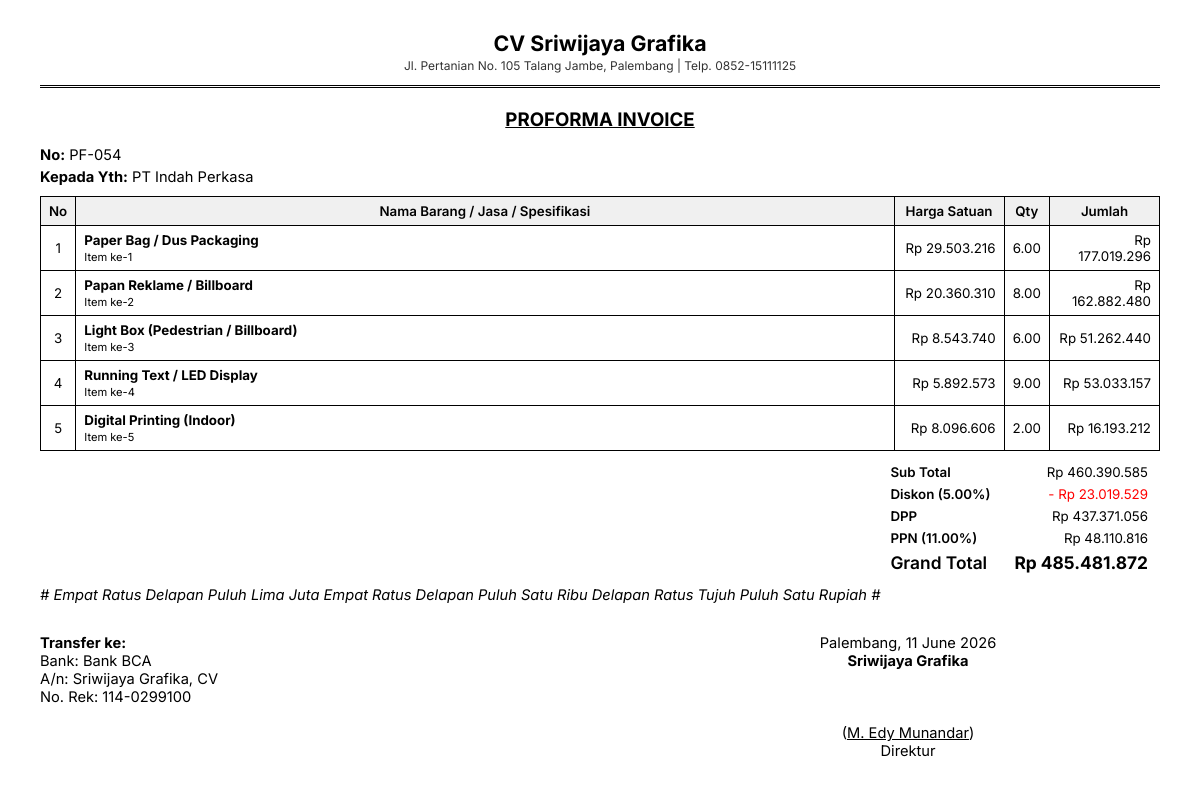
/template/proforma_invoice.php?id=73 (signed in), run on the app's committed database.
### tables this page shows
CREATE TABLE `proyek` (
  `id` int NOT NULL AUTO_INCREMENT,
  `entity_id` int DEFAULT NULL,
  `no_referensi` varchar(10) NOT NULL,
  `klien_id` int DEFAULT NULL,
  `tanggal` date NOT NULL DEFAULT (curdate()),
  `berlaku_sampai` date NOT NULL DEFAULT ((curdate() + interval 1 month)),
  `no_sp` varchar(20) DEFAULT NULL,
  `no_sk` varchar(20) DEFAULT NULL,
  `no_inv` varchar(20) DEFAULT NULL,
  `no_sj` varchar(20) DEFAULT NULL,
  `no_ba` varchar(20) DEFAULT NULL,
  `no_proforma` varchar(20) DEFAULT NULL,
  `no_inv_dp` varchar(20) DEFAULT NULL,
  `no_inv_pelunasan` varchar(20) DEFAULT NULL,
  `diskon_persen` decimal(5,2) DEFAULT '0.00',
  `ppn_persen` decimal(5,2) DEFAULT '11.00',
  `sub_total` decimal(15,2) DEFAULT '0.00',
  `dpp` decimal(15,2) DEFAULT '0.00',
  `grand_total` decimal(15,2) DEFAULT '0.00',
  `dibuat_oleh` int DEFAULT NULL,
  `is_archived` tinyint(1) DEFAULT '0',
  `created_at` timestamp NULL DEFAULT CURRENT_TIMESTAMP,
  `updated_at` timestamp NULL DEFAULT CURRENT_TIMESTAMP ON UPDATE CURRENT_TIMESTAMP,
  `dp_persen` decimal(5,1) DEFAULT '50.0',
  `waktu_pelaksanaan_hari` int DEFAULT '7',
  PRIMARY KEY (`id`),
  UNIQUE KEY `no_referensi` (`no_referensi`)
);

CREATE TABLE `entity` (
  `id` int NOT NULL AUTO_INCREMENT,
  `name` varchar(100) NOT NULL,
  `slug` varchar(50) NOT NULL,
  `logo_svg` varchar(255) DEFAULT NULL,
  `alamat` text,
  `no_telp` varchar(30) DEFAULT NULL,
  `kota` varchar(100) DEFAULT NULL,
  `kena_ppn` tinyint(1) DEFAULT '1',
  `direktur` varchar(100) DEFAULT NULL,
  `bank` varchar(100) DEFAULT NULL,
  `atas_nama` varchar(100) DEFAULT NULL,
  `no_rekening` varchar(50) DEFAULT NULL,
  `created_at` timestamp NULL DEFAULT CURRENT_TIMESTAMP,
  PRIMARY KEY (`id`),
  UNIQUE KEY `slug` (`slug`)
);

CREATE TABLE `klien` (
  `id` int NOT NULL AUTO_INCREMENT,
  `entity_id` int DEFAULT NULL,
  `nama_perusahaan` varchar(200) NOT NULL,
  `alamat` text,
  `npwp` varchar(30) DEFAULT NULL,
  `pic` varchar(100) DEFAULT NULL,
  `no_telp` varchar(30) DEFAULT NULL,
  `created_at` timestamp NULL DEFAULT CURRENT_TIMESTAMP,
  PRIMARY KEY (`id`)
);

CREATE TABLE `proyek_item` (
  `id` int NOT NULL AUTO_INCREMENT,
  `proyek_id` int NOT NULL,
  `no_urut` int NOT NULL,
  `barang_id` int DEFAULT NULL,
  `kategori` varchar(20) DEFAULT 'barang',
  `keterangan` text,
  `harga` decimal(15,2) NOT NULL,
  `qty` decimal(10,2) NOT NULL,
  `satuan` varchar(20) DEFAULT '',
  `jumlah` decimal(15,2) GENERATED ALWAYS AS ((`harga` * `qty`)) STORED,
  PRIMARY KEY (`id`)
);

CREATE TABLE `barang` (
  `id` int NOT NULL AUTO_INCREMENT,
  `entity_id` int DEFAULT NULL,
  `nama` varchar(200) NOT NULL,
  `created_at` timestamp NULL DEFAULT CURRENT_TIMESTAMP,
  PRIMARY KEY (`id`)
);

### config/functions.php (called while the page is built, shortened)
<?php
function rupiah($angka): string {
    return 'Rp ' . number_format((float)$angka, 0, ',', '.');
}
function _terbilang(int $angka): string {
    $huruf = ['', 'Satu', 'Dua', 'Tiga', 'Empat', 'Lima', 'Enam', 'Tujuh', 'Delapan', 'Sembilan', 'Sepuluh', 'Sebelas'];
    if ($angka < 12) return $huruf[$angka];
    if ($angka < 100) return _terbilang((int)($angka / 10)) . ' Puluh ' . _terbilang($angka % 10);
    if ($angka < 1000) return _terbilang((int)($angka / 100)) . ' Ratus ' . _terbilang($angka % 100);
    if ($angka < 1000000) return _terbilang((int)($angka / 1000)) . ' Ribu ' . _terbilang($angka % 1000);
    if ($angka < 1000000000) return _terbilang((int)($angka / 1000000)) . ' Juta ' . _terbilang($angka % 1000000);
    return _terbilang((int)($angka / 1000000000000)) . ' Triliun ' . _terbilang($angka % 1000000000000);
}
function terbilang($angka): string {
    return trim(_terbilang((int)abs((float)$angka))) . ' Rupiah';
}

### template/proforma_invoice.php (the view, shortened to what this page needs)
<?php
require '../config/database.php';
require '../config/functions.php';
$proyek_id = (int)($_GET['id'] ?? 0);
$stmt = $pdo->prepare("
    SELECT p.*, k.nama_perusahaan, k.alamat as klien_alamat, k.npwp as klien_npwp,
           e.name as entity_name, e.direktur, e.bank, e.atas_nama, e.no_rekening, e.alamat as entity_alamat, e.no_telp as entity_telp
    FROM proyek p
    JOIN klien k ON p.klien_id = k.id
    JOIN entity e ON p.entity_id = e.id
    WHERE p.id = ? AND p.entity_id = ?
");
$stmt->execute([$proyek_id, $_SESSION['entity_id']]);
$proyek = $stmt->fetch();
$stmt = $pdo->prepare("
    SELECT pi.*, b.nama as barang_nama
    FROM proyek_item pi
    LEFT JOIN barang b ON pi.barang_id = b.id
    WHERE pi.proyek_id = ? ORDER BY pi.no_urut
");
$stmt->execute([$proyek_id]);
$items = $stmt->fetchAll();
?>
<!DOCTYPE html>
<html lang="id">
<head>
</head>
<body>
<div class="kop">
  <h2>CV <?= htmlspecialchars($proyek['entity_name']) ?></h2>
  <p><?= htmlspecialchars($proyek['entity_alamat']) ?> | Telp. <?= htmlspecialchars($proyek['entity_telp']) ?></p>
</div>
<h1>PROFORMA INVOICE</h1>
<p style="margin-bottom:4px"><strong>No:</strong> <?= htmlspecialchars($proyek['no_proforma'] ?: '-') ?></p>
<p style="margin-bottom:10px"><strong>Kepada Yth:</strong> <?= htmlspecialchars($proyek['nama_perusahaan']) ?></p>
<table>
  <thead>
    <tr>
      <th style="width:30px">No</th>
      <th>Nama Barang / Jasa / Spesifikasi</th>
      <th style="width:110px">Harga Satuan</th>
      <th style="width:45px">Qty</th>
      <th style="width:110px">Jumlah</th>
    </tr>
  </thead>
  <tbody>
    <?php foreach ($items as $item): ?>
    <tr>
      <td class="text-center"><?= $item['no_urut'] ?></td>
      <td>
        <strong><?= htmlspecialchars($item['barang_nama'] ?: 'Custom') ?></strong>
        <?php if ($item['keterangan']): ?><br><small><?= nl2br(htmlspecialchars($item['keterangan'])) ?></small><?php endif; ?>
      </td>
      <td class="text-right"><?= rupiah($item['harga']) ?></td>
      <td class="text-center"><?= $item['qty'] ?></td>
      <td class="text-right"><?= rupiah($item['jumlah']) ?></td>
    </tr>
    <?php endforeach; ?>
  </tbody>
</table>
<table class="total-table">
  <tr><td>Sub Total</td><td><?= rupiah($proyek['sub_total']) ?></td></tr>
  <tr><td>Diskon (<?= $proyek['diskon_persen'] ?>%)</td><td style="color:red">- <?= rupiah($proyek['sub_total'] - $proyek['dpp']) ?></td></tr>
  <tr><td>DPP</td><td><?= rupiah($proyek['dpp']) ?></td></tr>
  <tr><td>PPN (<?= $proyek['ppn_persen'] ?>%)</td><td><?= rupiah($proyek['grand_total'] - $proyek['dpp']) ?></td></tr>
  <tr><td class="grand-total">Grand Total</td><td class="grand-total"><?= rupiah($proyek['grand_total']) ?></td></tr>
</table>
<div style="font-style:italic;margin-top:10px"># <?= terbilang($proyek['grand_total']) ?> #</div>
<div class="footer">
  <div class="left">
    <p><strong>Transfer ke:</strong></p>
    <p>Bank: <?= htmlspecialchars($proyek['bank']) ?></p>
    <p>A/n: <?= htmlspecialchars($proyek['atas_nama']) ?></p>
    <p>No. Rek: <?= htmlspecialchars($proyek['no_rekening']) ?></p>
  </div>
  <div class="right">
    <p>Palembang, <?= date('d F Y') ?></p>
    <p><strong><?= htmlspecialchars($proyek['entity_name']) ?></strong></p>
    <br><br><br>
    <p>(<u><?= htmlspecialchars($proyek['direktur']) ?></u>)</p>
    <p>Direktur</p>
  </div>
</div>
</body>
</html>

### template/proforma_invoice.php (style rules this page uses)
* { margin:0; padding:0; box-sizing:border-box; }
body { font-family:'Inter',sans-serif; font-size:11pt; color:#000; padding:30px 40px; }
.kop { text-align:center; border-bottom:3px double #000; padding-bottom:12px; margin-bottom:20px; }
.kop h2 { font-size:16pt; margin-bottom:2px; }
.kop p { font-size:9pt; color:#333; }
h1 { text-align:center; font-size:14pt; margin-bottom:15px; text-decoration:underline; }
table { width:100%; border-collapse:collapse; margin:10px 0; }
th, td { border:1px solid #000; padding:6px 8px; text-align:left; font-size:10pt; }
th { background:#f0f0f0; font-weight:600; text-align:center; }
.text-right { text-align:right; }
.text-center { text-align:center; }
.total-table { width:auto; margin-left:auto; }
.total-table td { border:none; padding:3px 12px; text-align:right; }
.total-table td:first-child { text-align:left; font-weight:600; }
.grand-total { font-size:13pt; font-weight:700; }
.footer { margin-top:30px; display:flex; justify-content:space-between; }
.footer .left { width:45%; }
.footer .right { width:45%; text-align:center; }

### data on the page
proyek: entity.name "Sriwijaya Grafika", entity.alamat "Jl. Pertanian No. 105 Talang Jambe, Palembang", entity.no_telp "0852-15111125", no_proforma "PF-054", klien.nama_perusahaan "PT Indah Perkasa", sub_total "Rp 460.390.585", diskon_persen "5.00", rupiah($proyek['sub_total'] - $proyek['dpp']) "Rp 23.019.529", dpp "Rp 437.371.056", ppn_persen "11.00", rupiah($proyek['grand_total'] - $proyek['dpp']) "Rp 48.110.816", grand_total "Rp 485.481.872", grand_total "Empat Ratus Delapan Puluh Lima Juta Empat Ratus Delapan Puluh Satu Ribu Delapan Ratus Tujuh Puluh Satu Rupiah", entity.bank "Bank BCA", entity.atas_nama "Sriwijaya Grafika, CV", entity.no_rekening "114-0299100", entity.direktur "M. Edy Munandar"
proyek_item: no_urut "1", barang.nama "Paper Bag / Dus Packaging", keterangan "Item ke-1", harga "Rp 29.503.216", qty "6.00", jumlah "Rp 177.019.296"
proyek_item: no_urut "2", barang.nama "Papan Reklame / Billboard", keterangan "Item ke-2", harga "Rp 20.360.310", qty "8.00", jumlah "Rp 162.882.480"
proyek_item: no_urut "3", barang.nama "Light Box (Pedestrian / Billboard)", keterangan "Item ke-3", harga "Rp 8.543.740", qty "6.00", jumlah "Rp 51.262.440"
proyek_item: no_urut "4", barang.nama "Running Text / LED Display", keterangan "Item ke-4", harga "Rp 5.892.573", qty "9.00", jumlah "Rp 53.033.157"
proyek_item: no_urut "5", barang.nama "Digital Printing (Indoor)", keterangan "Item ke-5", harga "Rp 8.096.606", qty "2.00", jumlah "Rp 16.193.212"
